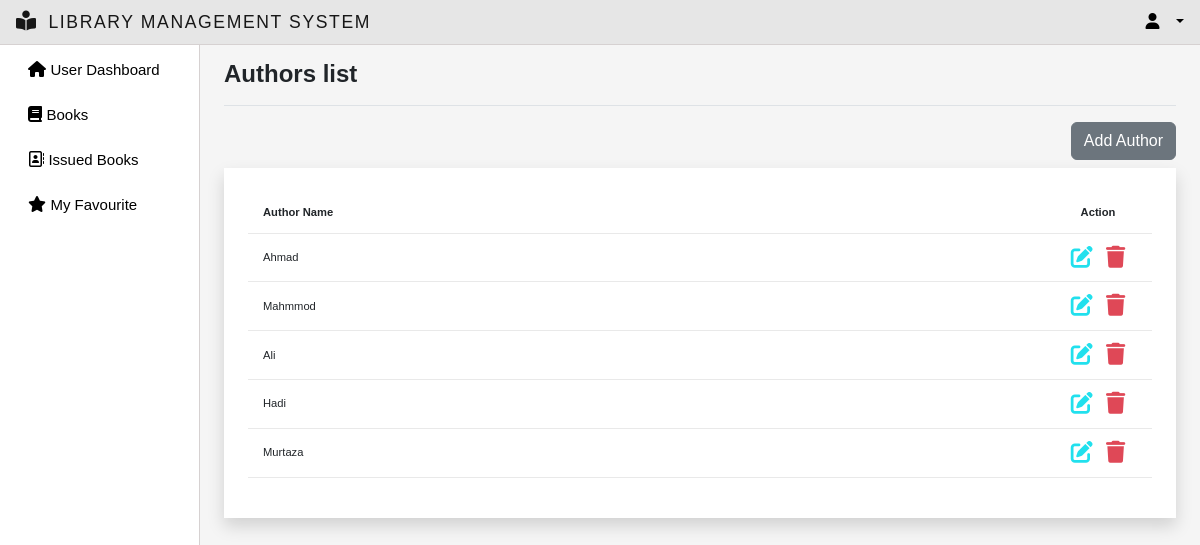
The page /Author/ on the database as committed earlier.
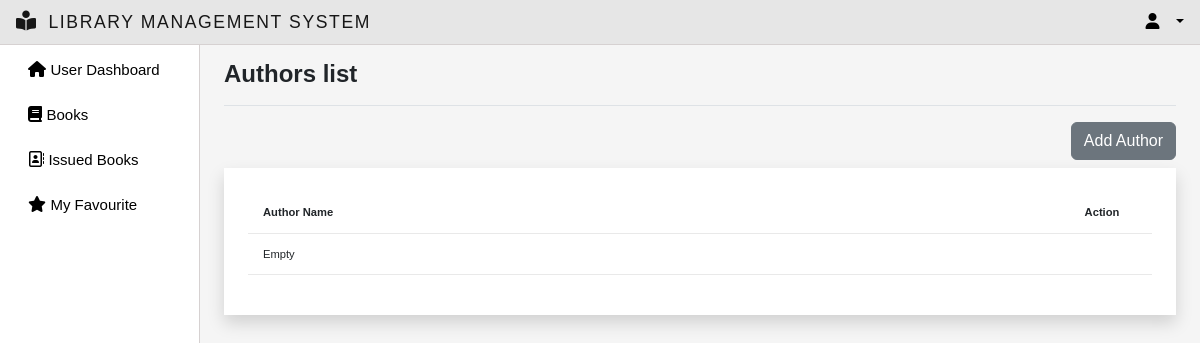
The same page on the database as committed later.
### myapp/models.py (models this page shows, shortened)
class Author(models.Model):
    name = models.CharField(max_length=100,null=True, blank=True)

### myapp/views.py (the view)
# urls.py: path('Author/',views.authorslist, name="author-list"),
def authorslist(request):
    author = Author.objects.all()
    context={'author':author}
    return render(request,'author_list.html',context)

### myapp/templates/author_list.html
{% extends 'main.html' %}
{% block title %}Authors list{% endblock title %}
{% block content %}
    <div class="text-end mb-2 ">
        <a href="{% url 'add_author' %}" class="add-category btn btn-secondary">Add Author</a>
    </div>
  <div class="p-4 shadow bg-white  ">
	<table class="table table-font-size table-hover">
	    <thead>
            <tr>
              <th>Author Name</th>
              <th  class="text-center" >Action</th>
            </tr>
          </thead>
		<tbody>
			{% if author %}
				{% for i in author %}
					<tr>
						<td>{{i.name}}</td>
						<td class="text-center" style="width: 108px;">
							<a href="{% url 'update-author' i.id %}" class="edit" data-toggle="modal"><i class="fa-solid fa-pen-to-square "></i></a>
							<a href="{% url 'delete-author' i.id %}" onclick="return confirm('Do you really want to delete this Author?');"><i class="fa-solid fa-trash text-danger" data-toggle="tooltip" title="delete"></i></a>
						</td>
					</tr>
				{% endfor %}
			{% else %}
					<tr>
						<td colspan="2" >Empty</td>
					</tr>
			{% endif %}
		</tbody>
	</table>
</div>
{% endblock content %}

Rows that differ between the two databases and show on the page:
removed Author: name "Ahmad"
removed Author: name "Mahmmod"
removed Author: name "Ali"
removed Author: name "Hadi"
removed Author: name "Murtaza"
Other text that changed with them:
text now shown: "Empty"
